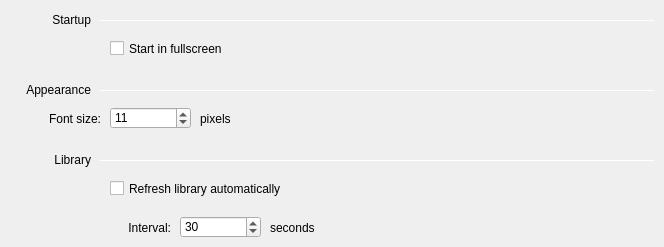
   <widget class="QWidget" name="tabGeneral">
    <attribute name="title">
     <string>General</string>
    </attribute>
    <widget class="QLabel" name="labelLibrary">
     <property name="geometry">
      <rect>
       <x>10</x>
       <y>152</y>
       <width>81</width>
       <height>16</height>
      </rect>
     </property>
     <property name="text">
      <string>Library</string>
     </property>
     <property name="alignment">
      <set>Qt::AlignRight|Qt::AlignTrailing|Qt::AlignVCenter</set>
     </property>
    </widget>
    <widget class="Line" name="lineLibrary">
     <property name="geometry">
      <rect>
       <x>100</x>
       <y>160</y>
       <width>555</width>
       <height>1</height>
      </rect>
     </property>
     <property name="orientation">
      <enum>Qt::Horizontal</enum>
     </property>
    </widget>
    <widget class="QLabel" name="labelInterval">
     <property name="geometry">
      <rect>
       <x>110</x>
       <y>218</y>
       <width>61</width>
       <height>20</height>
      </rect>
     </property>
     <property name="text">
      <string>Interval:</string>
     </property>
     <property name="alignment">
      <set>Qt::AlignRight|Qt::AlignTrailing|Qt::AlignVCenter</set>
     </property>
    </widget>
    <widget class="QSpinBox" name="spinBoxRefreshLibraryInterval">
     <property name="geometry">
      <rect>
       <x>180</x>
       <y>216</y>
       <width>81</width>
       <height>22</height>
      </rect>
     </property>
     <property name="minimum">
      <number>5</number>
     </property>
     <property name="value">
      <number>30</number>
     </property>
    </widget>
    <widget class="QLabel" name="labelSeconds">
     <property name="geometry">
      <rect>
       <x>270</x>
       <y>220</y>
       <width>62</width>
       <height>16</height>
      </rect>
     </property>
     <property name="text">
      <string>seconds</string>
     </property>
    </widget>
    <widget class="QSpinBox" name="spinBoxFontSize">
     <property name="geometry">
      <rect>
       <x>110</x>
       <y>107</y>
       <width>81</width>
       <height>22</height>
      </rect>
     </property>
     <property name="value">
      <number>11</number>
     </property>
    </widget>
    <widget class="QLabel" name="labelAppearance">
     <property name="geometry">
      <rect>
       <x>10</x>
       <y>82</y>
       <width>81</width>
       <height>16</height>
      </rect>
     </property>
     <property name="text">
      <string>Appearance</string>
     </property>
     <property name="alignment">
      <set>Qt::AlignRight|Qt::AlignTrailing|Qt::AlignVCenter</set>
     </property>
    </widget>
    <widget class="Line" name="lineAppearance">
     <property name="geometry">
      <rect>
       <x>100</x>
       <y>90</y>
       <width>555</width>
       <height>1</height>
      </rect>
     </property>
     <property name="orientation">
      <enum>Qt::Horizontal</enum>
     </property>
    </widget>
    <widget class="QLabel" name="labelFontSize">
     <property name="geometry">
      <rect>
       <x>30</x>
       <y>111</y>
       <width>71</width>
       <height>16</height>
      </rect>
     </property>
     <property name="text">
      <string>Font size:</string>
     </property>
     <property name="alignment">
      <set>Qt::AlignRight|Qt::AlignTrailing|Qt::AlignVCenter</set>
     </property>
    </widget>
    <widget class="QLabel" name="labelPixels">
     <property name="geometry">
      <rect>
       <x>200</x>
       <y>111</y>
       <width>62</width>
       <height>16</height>
      </rect>
     </property>
     <property name="text">
      <string>pixels</string>
     </property>
    </widget>
    <widget class="Line" name="lineStartup">
     <property name="geometry">
      <rect>
       <x>100</x>
       <y>20</y>
       <width>555</width>
       <height>1</height>
      </rect>
     </property>
     <property name="orientation">
      <enum>Qt::Horizontal</enum>
     </property>
    </widget>
    <widget class="QLabel" name="labelStartup">
     <property name="geometry">
      <rect>
       <x>10</x>
       <y>12</y>
       <width>81</width>
       <height>16</height>
      </rect>
     </property>
     <property name="text">
      <string>Startup</string>
     </property>
     <property name="alignment">
      <set>Qt::AlignRight|Qt::AlignTrailing|Qt::AlignVCenter</set>
     </property>
    </widget>
    <widget class="QCheckBox" name="checkBoxFullscreen">
     <property name="geometry">
      <rect>
       <x>110</x>
       <y>40</y>
       <width>131</width>
       <height>17</height>
      </rect>
     </property>
     <property name="focusPolicy">
      <enum>Qt::NoFocus</enum>
     </property>
     <property name="text">
      <string>Start in fullscreen</string>
     </property>
    </widget>
    <widget class="QCheckBox" name="checkBoxAutoRefreshLibrary">
     <property name="geometry">
      <rect>
       <x>110</x>
       <y>180</y>
       <width>211</width>
       <height>17</height>
      </rect>
     </property>
     <property name="focusPolicy">
      <enum>Qt::NoFocus</enum>
     </property>
     <property name="text">
      <string>Refresh library automatically</string>
     </property>
    </widget>
   </widget>
